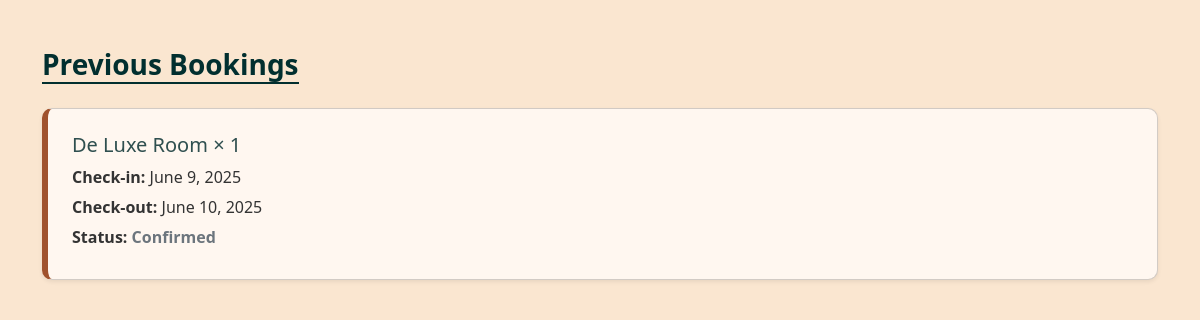
/customer/bookings/previous/ (signed in), run on an earlier commit of the app's database.
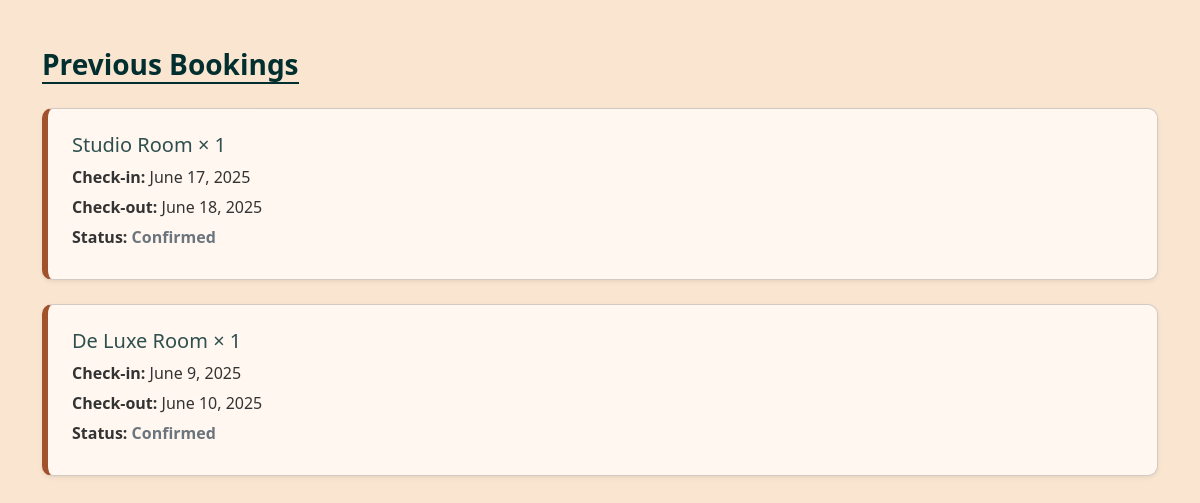
And on a later commit of the database.
### useraccount/models.py (models this page shows, shortened)
class Booking(models.Model):
    STATUS_CHOICES = (
        ('Pending', 'Pending'),
        ('Confirmed', 'Confirmed'),
        ('Cancelled', 'Cancelled'),
    )
    user = models.ForeignKey(User, on_delete=models.CASCADE)
    room_type = models.ForeignKey(RoomType, on_delete=models.CASCADE)
    quantity = models.PositiveIntegerField(default=1)
    check_in = models.DateField()
    check_out = models.DateField()
    guests = models.IntegerField()
    status = models.CharField(max_length=20, choices=STATUS_CHOICES, default='Pending')
    booked_on = models.DateTimeField(auto_now_add=True)
    amount = models.DecimalField(max_digits=10, decimal_places=2, null=True, blank=True)

class RoomType(models.Model):
    name = models.CharField(max_length=100)
    description = models.TextField()
    price_per_night = models.DecimalField(max_digits=8, decimal_places=2)
    capacity = models.IntegerField()
    features = models.TextField()
    image = models.ImageField(upload_to='room_images/')
    is_available = models.BooleanField(default=True)

### customer/views.py (the view)
# urls.py: path('bookings/previous/', views.previous_bookings, name='previousbookings'),
@login_required
def previous_bookings(request):
    today = date.today()
    bookings = Booking.objects.filter(user=request.user, check_out__lt=today).order_by('-check_out')
    return render(request, 'previousbooking.html', {'bookings': bookings})

### customer/templates/previousbooking.html (shortened to what this page needs)
<!doctype html>
<html lang="en">
    <head>
        <link
            href="https://cdn.jsdelivr.net/npm/bootstrap@5.3.2/dist/css/bootstrap.min.css"
            rel="stylesheet"
        />
    </head>
    <body>
            <div class="container mt-5">
                <h3 class="section-title mb-4">Previous Bookings</h3>
                {% if bookings %}
                {% for booking in bookings %}
                    <div class="card booking-card mb-4 shadow-sm p-4">
                    <h5>{{ booking.room_type.name }} × {{ booking.quantity }}</h5>
                    <p><strong>Check-in:</strong> {{ booking.check_in }}</p>
                    <p><strong>Check-out:</strong> {{ booking.check_out }}</p>
                    <p><strong>Status:</strong> <span class="status-text">{{ booking.status }}</span></p>
                    </div>
                {% endfor %}
                {% else %}
                <div class="no-booking">
                    <p>No previous bookings.</p>
                </div>
                {% endif %}
            </div>
    </body>
</html>

What changed in the data, as far as the page shows it:
added Booking: room_type.name "Studio Room", quantity "1", check_in "June 17, 2025", check_out "June 18, 2025", status "Confirmed"
